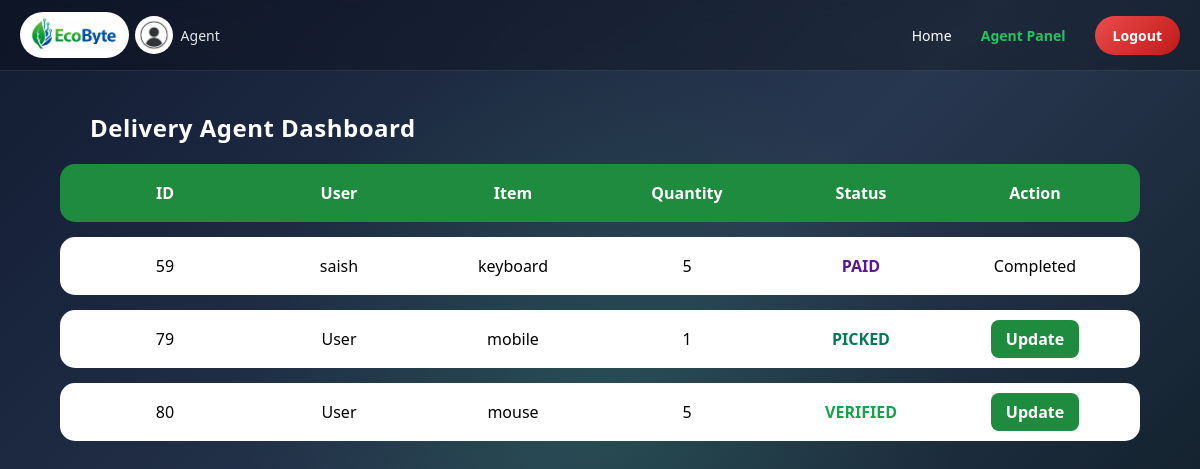
Screenshot of /agent-dashboard/ (signed in) with the database file from the repository.
### core/models.py (models this page shows, shortened)
class EwasteRequest(models.Model):
    ITEM_CHOICES = (
        ('mobile', 'Mobile'),
        ('battery', 'Battery'),
        ('laptop', 'Laptop'),
        ('desktop', 'Desktop'),
        ('tablet', 'Tablet'),
        ('keyboard', 'Keyboard'),
        ('mouse', 'Mouse'),
        ('headphone', 'Headphone'),
        ('earphone', 'Earphone'),
        ('charger', 'Charger'),
        ('smartwatch', 'Smartwatch'),
        ('camera', 'Camera'),
        ('printer', 'Printer'),
        ('monitor', 'Monitor'),
        ('router', 'Router'),
    )
    CONDITION_CHOICES = (
        ('working', 'Working'),
        ('dead', 'Dead'),
    )
    STATUS_CHOICES = (
        ('PENDING', 'Pending Admin Review'),
        ('VERIFIED', 'Verified by Admin'),
        ('SCHEDULED', 'Pickup Scheduled'),
        ('PICKED', 'Picked Up'),
        ('PAID', 'Payment Completed'),
        ('REJECTED', 'Rejected'),
    )
    assigned_agent = models.ForeignKey(
    User,
    on_delete=models.SET_NULL,
    null=True,
    blank=True,
    related_name="assigned_jobs"
)
    user = models.ForeignKey(User, on_delete=models.CASCADE)
    item_name = models.CharField(max_length=20, choices=ITEM_CHOICES)
    quantity = models.PositiveIntegerField()
    condition = models.CharField(max_length=10, choices=CONDITION_CHOICES)
    device_details = models.TextField(blank=True, null=True)
    address = models.TextField(blank=True, null=True)
    mobile = models.CharField(max_length=15, blank=True, null=True)
    status = models.CharField(
        max_length=20,
        choices=STATUS_CHOICES,
        default='PENDING'
    )
    estimated_amount = models.IntegerField(default=0)
    final_amount = models.IntegerField(null=True, blank=True)
    created_at = models.DateTimeField(auto_now_add=True)

### core/views.py (the view)
# urls.py: path("agent-dashboard/", views.agent_dashboard, name="agent_dashboard"),
@login_required
def agent_dashboard(request):
    if not request.user.userprofile.is_agent:
        return redirect("core:dashboard")
    requests = EwasteRequest.objects.filter(
        assigned_agent=request.user
    )
    return render(request, "agent_dashboard.html", {
        "requests": requests
    })

### templates/agent_dashboard.html
{% extends "base.html" %}
{% block content %}
<div class="dashboard-container">
    <h2 class="page-title">Delivery Agent Dashboard</h2>
    <div class="table-header">
        <div>ID</div>
        <div>User</div>
        <div>Item</div>
        <div>Quantity</div>
        <div>Status</div>
        <div>Action</div>
    </div>
    {% for req in requests %}
    <div class="request-row">
        <div>{{ req.id }}</div>
        <div>{{ req.user.username }}</div>
        <div>{{ req.item_name }}</div>
        <div>{{ req.quantity }}</div>
        <div class="status {{ req.status|lower }}">
            {{ req.status }}
        </div>
        <div>
            {% if req.status != "PAID" %}
                <a class="update-btn" href="{% url 'core:agent_update_status' req.id %}">
                    Update
                </a>
            {% else %}
                Completed
            {% endif %}
        </div>
    </div>
    {% empty %}
        <p>No assigned requests yet.</p>
    {% endfor %}
</div>
{% endblock %}

### templates/base.html (shortened to what this page needs)
{% load static %}
<!DOCTYPE html>
<html lang="en">
<head>
    <link rel="stylesheet" href="{% static 'css/style.css' %}">
</head>
<body>
<nav class="navbar">
  <div class="nav-left">
    <div class="logo">
    <div class="logo-box">
        <img src="{% static 'images/ecobyte3.png' %}" class="logo-img">
    </div>
    <a href="{% url 'core:profile' %}" class="user-avatar">
        <img src="{% static 'images/user.png' %}" alt="Profile">
        <span class="username">{{ request.user.username }}</span>
    </a>
</div>
</div>
    <div class="nav-right">
    <a href="{% url 'core:home' %}">Home</a>
{% if user.is_authenticated %}
  {% if user.userprofile.is_agent %}
    <a href="{% url 'core:agent_dashboard' %}">Agent Panel</a>
  {% endif %}
  <a href="{% url 'core:logout' %}" class="logout-btn">Logout</a>
{% endif %}
</div>
</nav>
{% block content %}
{% endblock %}
</body>
</html>

### static/css/style.css (style rules this page uses)
* { margin: 0; padding: 0; box-sizing: border-box; font-family: "Segoe UI", Arial, sans-serif; scroll-behavior: smooth; }
h1, h2 { font-weight: 600; letter-spacing: 0.5px; }
body { font-family: "Poppins", sans-serif; min-height: 100vh; margin: 0; color: #fff; background: radial-gradient(circle at center, rgba(41, 206, 102, 0.15), transparent 50%), linear-gradient(135deg, #121c33, #283750, #0b191f); }
.page-title { margin: 20px 30px; color: #ffffff; }
.request-header, .request-row { display: grid; grid-template-columns: repeat(6, 1fr); align-items: center; text-align: center; padding: 14px 18px; }
.status.picked { color: #047857; font-weight: 700; }
.status.verified { color: #16a34a; font-weight: 700; }
.status.paid { color: #591897; font-weight: 700; }
.navbar { display: flex; justify-content: space-between; align-items: center; padding: 12px 20px; background: rgba(0, 0, 0, 0.25); backdrop-filter: blur(10px); border-bottom: 1px solid rgba(255,255,255,0.1); }
.navbar a { color: #e5e7eb; font-weight: 500; text-decoration: none; }
.navbar { display: flex; align-items: center; gap: 22px; }
.navbar .logout-btn { background: linear-gradient(135deg, #ea4c4c, #c21919); color: #ffffff !important; text-decoration: none; display: inline-block; border-radius: 50px; padding: 10px 18px; border: none; font-weight: bold; transition: 0.3s; }
.navbar a.active { color: #22c55e; }
.logo { font-size: 20px; font-weight: bold; color: #ffffff; display: flex; align-items: center; gap: 6px; }
.nav-right a { margin-left: 25px; text-decoration: none; color: #ffffff; font-size: 14px; transition: 0.3s; }
.status { font-weight: bold; color: #ff9800; }
.logo-box { background: #ffffff; padding: 6px 10px; border-radius: 999px; display: inline-flex; align-items: center; gap: 8px; width: fit-content; }
.logo-img { height: 34px; width: auto; max-width: 100px; object-fit: contain; display: block; }
.nav-right a.active { color: #22c55e; font-weight: 600; }
.user-avatar { display: flex; align-items: center; gap: 8px; text-decoration: none; color: white; transition: border-color 0.3s ease, transform 0.3s ease }
.user-avatar img { width: 38px; height: 38px; border-radius: 50%; object-fit: cover; }
.username { font-size: 14px; font-weight: 500; white-space: nowrap; }
.user-avatar img { max-width: 38px !important; max-height: 38px !important; }
.dashboard-container { width: 90%; margin: 40px auto; }
.table-header { background: #1f8b3e; padding: 18px; border-radius: 15px; display: grid; grid-template-columns: repeat(6, 1fr); font-weight: bold; text-align: center; }
.request-row { background: #ffffff; color: black; margin-top: 15px; padding: 18px; border-radius: 15px; display: grid; grid-template-columns: repeat(6, 1fr); text-align: center; align-items: center; transition: 0.3s ease; }
.update-btn { padding: 8px 15px; background: #1f8b3e; color: white; border-radius: 8px; text-decoration: none; font-weight: 600; }

### rows the page displays
EwasteRequest: id "59", user.username "saish", item_name "keyboard", quantity "5", status "PAID", shows "Completed"
EwasteRequest: id "79", user.username "User", item_name "mobile", quantity "1", status "PICKED", shows "Update"
EwasteRequest: id "80", user.username "User", item_name "mouse", quantity "5", status "VERIFIED", shows "Update"

### other values shown
{{ request.user.username }} "Agent"
